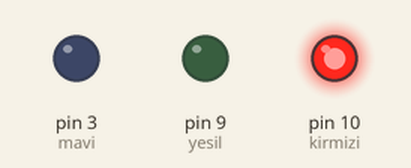
Simulated run of this sketch. Board: Arduino Uno, built with avr-gcc and run on an emulated ATmega328P. Shown: output pins drawn as LEDs (lit = HIGH).

Above: at 0.12 s.
At 0.62 s:
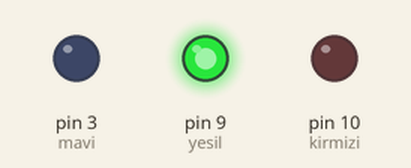
At 0.87 s:
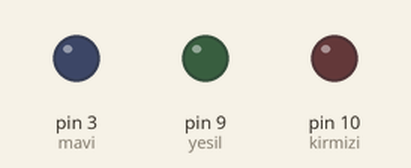
At 2.37 s:
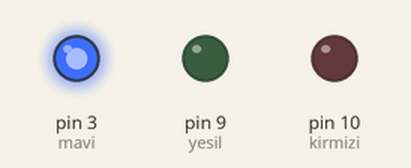
Timing chart, 0 to 3.0 s (numbered marks = the images above):
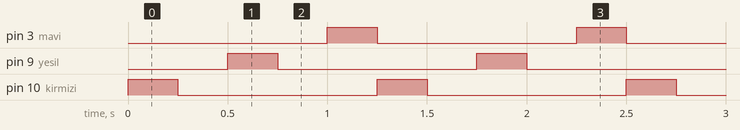

Measured:
- by itself, pin 3 (mavi), pin 9 (yesil), pin 10 (kirmizi): alternates HIGH for 0.25 s and LOW for 1.0 s
- by itself, everything shown: repeats every 1.3 s, in 5 steps

The sketch:

sketch.ino
```cpp
int kirmizi=10;
int yesil=9;
int mavi=3;


void setup() {
  // put your setup code here, to run once:
pinMode(10, OUTPUT);
pinMode(9,OUTPUT);
pinMode(3,OUTPUT);
Serial.begin(9600);
}

void loop() {
  // put your main code here, to run repeatedly:
digitalWrite(kirmizi,HIGH);
delay(250);
digitalWrite(kirmizi,LOW);
delay(250);
digitalWrite(yesil,HIGH);
delay(250);
digitalWrite(yesil,LOW);
delay(250);
digitalWrite(mavi, HIGH);
delay(250);
digitalWrite(mavi,LOW);

}
```
